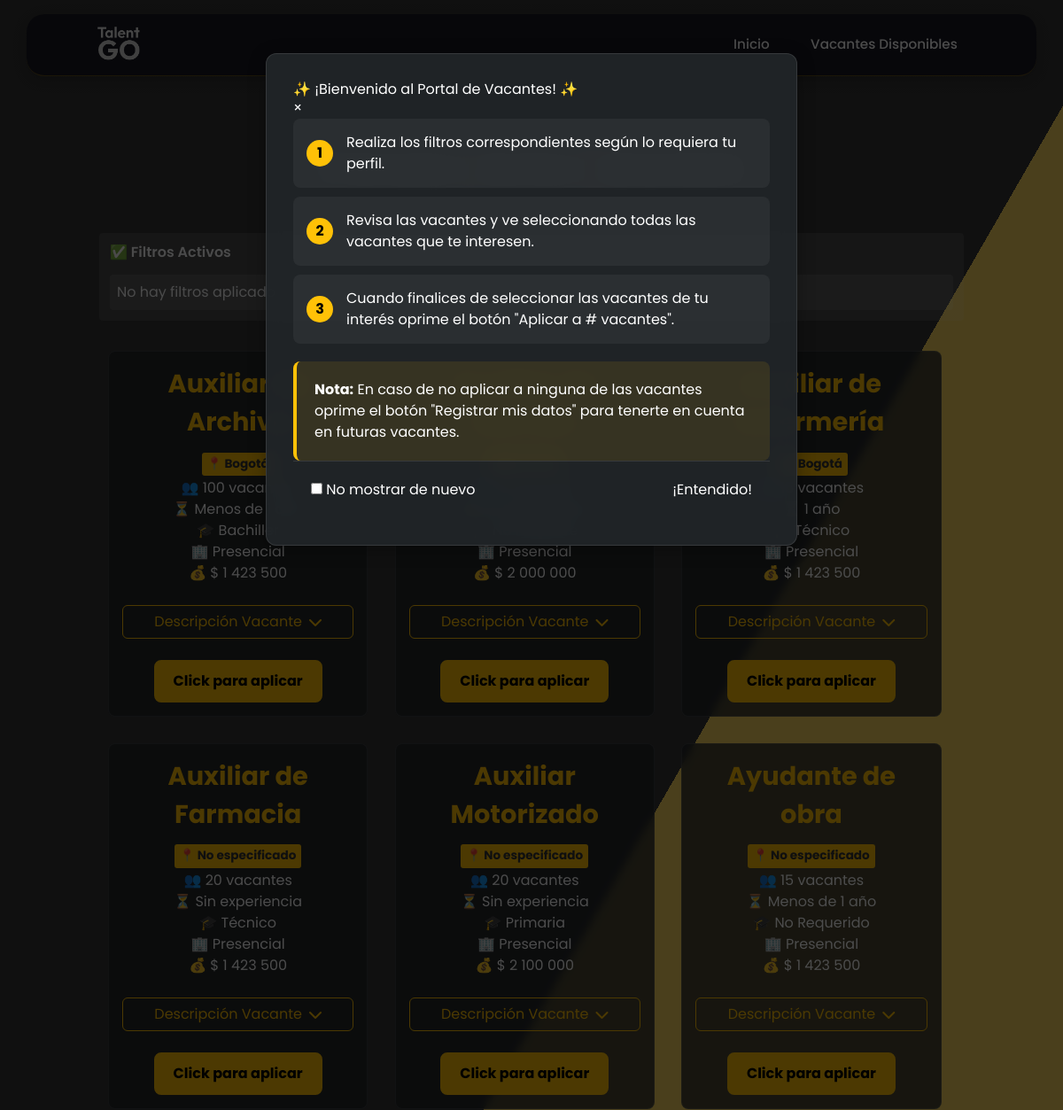
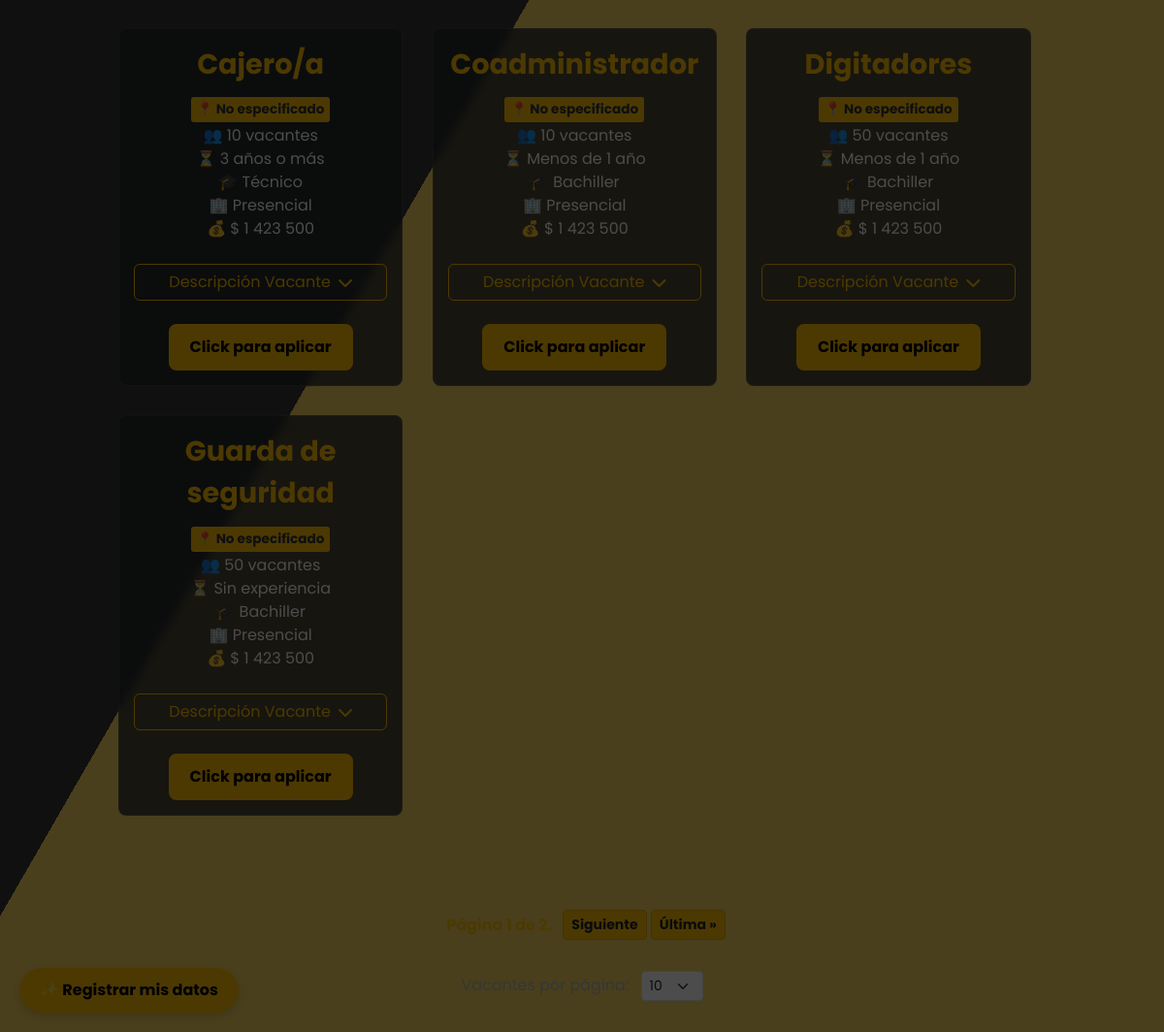
The page /lista_vacantes/ on the database its author committed (2 pictures, top to bottom).
### vacantes/models.py (models this page shows, shortened)
class Vacante(models.Model):
    codigo_vacante = models.CharField(
        max_length=50,
        unique=True,
        default=generate_unique_codigo
    )
    cargo = models.CharField(max_length=100)
    area = models.CharField(
        max_length=100,
        null=True,
        blank=True,
        choices=[
            ('Administración y Gestión', 'Administración y Gestión'),
            ('Finanzas y Contabilidad', 'Finanzas y Contabilidad'),
            ('Tecnología e Informática', 'Tecnología e Informática'),
            ('Recursos Humanos', 'Recursos Humanos'),
            ('Ventas y Comercial', 'Ventas y Comercial'),
            ('Atención al Cliente y Servicios', 'Atención al Cliente y Servicios'),
            ('Marketing y Publicidad', 'Marketing y Publicidad'),
            ('Logística y Transporte', 'Logística y Transporte'),
            ('Logística y Bodega', 'Logística y Bodega'),
            ('Producción y Manufactura', 'Producción y Manufactura'),
            ('Ingeniería y Construcción', 'Ingeniería y Construcción'),
            ('Salud y Bienestar', 'Salud y Bienestar'),
            ('Educación y Formación', 'Educación y Formación'),
            ('Legal y Asesoría', 'Legal y Asesoría'),
            ('Hostelería y Turismo', 'Hostelería y Turismo'),
            ('Arte, Cultura y Entretenimiento', 'Arte, Cultura y Entretenimiento'),
            ('Medio Ambiente y Energía', 'Medio Ambiente y Energía'),
            ('Ciencia e Investigación', 'Ciencia e Investigación'),
            ('Seguridad y Defensa', 'Seguridad y Defensa'),
            ('Servicios Generales', 'Servicios Generales'),
        ]
    )
    numero_puestos = models.IntegerField(
        null=True,
        blank=True,
        default=1
    )
    modalidad_trabajo = models.CharField(
        max_length=50,
        choices=[
            ('Presencial', 'Presencial'),
            ('Remoto', 'Remoto'),
            ('Híbrido', 'Híbrido'),
        ]
    )
    tipo_contrato = models.CharField(
        max_length=50,
        choices=[
            ('Indefinido', 'Indefinido'),
            ('Fijo', 'Fijo'),
            ('Obra o Labor', 'Obra o Labor'),
            ('Prácticas', 'Prácticas'),
            ('Aprendizaje', 'Aprendizaje'),
            ('Prestación de Servicios', 'Prestación de Servicios'),
        ]
    )
    jornada_trabajo = models.CharField(
        max_length=50,
        choices=[
            ('Tiempo completo', 'Tiempo completo'),
            ('Medio tiempo', 'Medio tiempo'),
            ('Por horas', 'Por horas'),
        ]
    )
    descripcion_vacante = models.TextField(max_length=6000)
    tiempo_experiencia = models.CharField(
        max_length=50,
        choices=[
            ('Sin experiencia', 'Sin experiencia'),
            ('Menos de 1 año', 'Menos de 1 año'),
            ('1 año', '1 año'),
            ('2 años', '2 años'),
            ('3 años o más', '3 años o más'),
        ]
    )
    nivel_estudios = models.CharField(
        max_length=50,
        choices=[
            ('No Requiere', 'No Requiere'),
            ('Primaria', 'Primaria'),
            ('Bachiller Básico (Hasta 9°)', 'Bachiller Básico (Hasta 9°)'),
            ('Bachiller', 'Bachiller'),
            ('Técnico', 'Técnico'),
            ('Tecnólogo', 'Tecnólogo'),
            ('Profesional', 'Profesional'),
            ('Postgrado', 'Postgrado'),
        ]
    )
    departamento = models.ForeignKey(Departamento, on_delete=models.SET_NULL, null=True, blank=True)
    ciudad = models.ForeignKey(Ciudad, on_delete=models.SET_NULL, null=True, blank=True)
    rango_salarial = models.IntegerField(null=True, blank=True)
    fecha_publicacion = models.DateField(auto_now_add=True)
    empresa_usuaria = models.CharField(max_length=100)
    candidatos_registrados = models.ManyToManyField('RegistroCandidato', related_name='vacantes', blank=True)
    estado = models.BooleanField(default=True) # True = Activa, False = Inactiva
    tipo_vacante = models.CharField(
        max_length=20,
        choices=[
            ('Tradicional', 'Tradicional'),
            ('Convocatoria', 'Convocatoria'),
        ],
        default='Tradicional'
    )
    citacion_convocatoria = models.TextField(
        max_length=3000,
        null=True,
        blank=True,
        help_text="Solo se diligencia si la vacante es de tipo Convocatoria"
    )
    usuario_publicador = models.ForeignKey(User, on_delete=models.SET_NULL, null=True, blank=True, related_name='vacantes_publicadas')
    usuario_actualizador = models.ForeignKey(User, on_delete=models.SET_NULL, null=True, blank=True, related_name='vacantes_actualizadas')
    fecha_creacion = models.DateTimeField(auto_now_add=True)
    fecha_actualizacion = models.DateTimeField(null=True, blank=True)
    class Meta:
        verbose_name = "Vacante"
        verbose_name_plural = "Vacantes"

class Departamento(models.Model):
    nombre = models.CharField(max_length=100, unique=True)
    class Meta:
        ordering = ["nombre"]  # Ordenar siempre por nombre alfabéticamente
    def __str__(self):
        return self.nombre

### vacantes/views.py (the view, shortened to what this page needs)
# urls.py: path('lista_vacantes/', views.lista_vacantes, name='lista_vacantes'), #agregado por Jose
def lista_vacantes(request):
    filtros = {
        'cargo': request.GET.get('cargo', ''),
        'codigo_vacante': request.GET.get('codigo_vacante', ''),
        'rango_salarial_min': request.GET.get('rango_salarial_min', ''),
        'rango_salarial_max': request.GET.get('rango_salarial_max', ''),
        'usuario_publicador_list': request.GET.getlist('usuario_publicador'),
        'estado_list': request.GET.getlist('estado'), # Recibe ['True'], ['False'], o ['True', 'False']
        'area_list': request.GET.getlist('area'),
        'modalidad_trabajo_list': request.GET.getlist('modalidad_trabajo'),
        'tipo_contrato_list': request.GET.getlist('tipo_contrato'),
        'jornada_trabajo_list': request.GET.getlist('jornada_trabajo'),
        'tiempo_experiencia_list': request.GET.getlist('tiempo_experiencia'),
        'nivel_estudios_list': request.GET.getlist('nivel_estudios'),
        'departamento_list': request.GET.getlist('departamento'),
        'ciudad_list': request.GET.getlist('ciudad'),
    }
    vacantes = Vacante.objects.filter(estado=True) if not request.user.is_authenticated else Vacante.objects.all()
    usuarios_publicadores = User.objects.all().order_by('username')
    if filtros['codigo_vacante']:
        vacantes = vacantes.filter(codigo_vacante__icontains=filtros['codigo_vacante'].strip())
    if filtros['cargo']:
        vacantes = vacantes.filter(cargo__icontains=filtros['cargo'].strip())
    if filtros['area_list']:
        vacantes = vacantes.filter(area__in=filtros['area_list'])
    if filtros['usuario_publicador_list']:
        vacantes = vacantes.filter(usuario_publicador__id__in=filtros['usuario_publicador_list'])
    if filtros['modalidad_trabajo_list']:
        vacantes = vacantes.filter(modalidad_trabajo__in=filtros['modalidad_trabajo_list'])
    if filtros['tipo_contrato_list']:
        vacantes = vacantes.filter(tipo_contrato__in=filtros['tipo_contrato_list'])
    if filtros['jornada_trabajo_list']:
        vacantes = vacantes.filter(jornada_trabajo__in=filtros['jornada_trabajo_list'])
    if filtros['tiempo_experiencia_list']:
        vacantes = vacantes.filter(tiempo_experiencia__in=filtros['tiempo_experiencia_list'])
    if filtros['nivel_estudios_list']:
        vacantes = vacantes.filter(nivel_estudios__in=filtros['nivel_estudios_list'])
    if filtros['departamento_list']:
        vacantes = vacantes.filter(departamento__in=filtros['departamento_list'])
    ciudad_bogota = False
    otras_ciudades = []
    rango_salarial_min = filtros['rango_salarial_min']
    rango_salarial_max = filtros['rango_salarial_max']
    if rango_salarial_min and rango_salarial_max:
        vacantes = vacantes.filter(
            rango_salarial__gte=rango_salarial_min,
            rango_salarial__lte=rango_salarial_max
        )
    elif rango_salarial_min:
        vacantes = vacantes.filter(rango_salarial__gte=rango_salarial_min)
    elif rango_salarial_max:
        vacantes = vacantes.filter(rango_salarial__lte=rango_salarial_max)
    vacantes = vacantes.annotate(num_candidatos=Count('candidatos'))
    vacantes = sorted(vacantes, key=lambda v: v.cargo.lower())
    try:
        items_por_pagina = int(request.GET.get('por_pagina', 10)) # Usa el valor del form, default 10
    except ValueError:
        items_por_pagina = 10 # Default si el valor no es un número válido
    paginator = Paginator(vacantes, items_por_pagina)
    page_number = request.GET.get('page')
    try:
        page_obj = paginator.page(page_number)
    except PageNotAnInteger:
        page_obj = paginator.page(1)
    except EmptyPage:
        page_obj = paginator.page(paginator.num_pages)
    form = VacanteForm()
    choices_context = {
        'area_choices': form.fields['area'].choices,
        'modalidad_trabajo_choices': form.fields['modalidad_trabajo'].choices,
        'tipo_contrato_choices': form.fields['tipo_contrato'].choices,
        'jornada_trabajo_choices': form.fields['jornada_trabajo'].choices,
        'tiempo_experiencia_choices': form.fields['tiempo_experiencia'].choices,
        'nivel_estudios_choices': form.fields['nivel_estudios'].choices,
        'departamento_choices': form.fields['departamento'].choices,
    }
    cundinamarca = Departamento.objects.filter(nombre="Cundinamarca").first()
    ciudades_cundinamarca = Ciudad.objects.filter(departamento=cundinamarca) if cundinamarca else []
    filtros['ciudad_info'] = []
    if ciudad_bogota:
        filtros['ciudad_info'].append({
            'id': 'bogota',
            'nombre': 'Bogotá'
        })
    return render(request, "vacantes/lista.html", {
        "page_obj": page_obj, # <--- ¡Clave! Pasar el objeto de página
        "items_por_pagina": items_por_pagina, # Para el selector <select>
        "filtros": filtros,
        "ciudades_cundinamarca": ciudades_cundinamarca,
        "usuarios_publicadores": usuarios_publicadores,
        **choices_context  # Pasar los choices al template
    })# API para obtener ciudades por departamentos (añadir a urls.py)

### vacantes/templates/vacantes/lista.html (shortened to what this page needs)
{% extends 'base.html' %}
{% load static %}
{% block contenido %}
{% if not user.is_authenticated %}
<div class="tutorial-modal" id="tutorialModal">
    <div class="tutorial-content">
        <div class="tutorial-header">
            <h4>✨ ¡Bienvenido al Portal de Vacantes! ✨</h4>
            <button class="tutorial-close" onclick="closeTutorial()">×</button>
        </div>
        <div class="tutorial-body">
            <div class="tutorial-step">
                <span class="step-number">1</span>
                <p>Realiza los filtros correspondientes según lo requiera tu perfil.</p>
            </div>
            <div class="tutorial-step">
                <span class="step-number">2</span>
                <p>Revisa las vacantes y ve seleccionando todas las vacantes que te interesen.</p>
            </div>
            <div class="tutorial-step">
                <span class="step-number">3</span>
                <p>Cuando finalices de seleccionar las vacantes de tu interés oprime el botón "Aplicar a # vacantes".</p>
            </div>
            <div class="tutorial-note">
                <strong>Nota:</strong> En caso de no aplicar a ninguna de las vacantes oprime el botón "Registrar mis datos" para tenerte en cuenta en futuras vacantes.
            </div>
        </div>
        <div class="tutorial-footer">
            <label class="no-show-again">
                <input type="checkbox" id="noShowAgain"> No mostrar de nuevo
            </label>
            <button class="tutorial-button" onclick="closeTutorial()">¡Entendido!</button>
        </div>
    </div>
</div>
{% endif %}
{% load humanize %}
<div class="gradient-bg">
    <div class="container py-5">
        <div class="mb-5">
            <div class="d-flex flex-wrap gap-2 justify-content-center">
                <div class="d-flex gap-2 w-100 justify-content-center">
                    <button type="button" class="btn btn-outline-light btn-sm" data-bs-toggle="offcanvas" data-bs-target="#offcanvasExample">
                    </button>
                    <button type="button" class="btn btn-outline-light btn-sm" onclick="clearFilters()">
                    </button>
                    <button type="button" class="btn btn-outline-light btn-sm" onclick="desmarcarVacantes()">
                    </button>
                </div>
            </div>
        </div>
        <div class="mb-4" id="active-filters">
            <h6 class="text-light">✅ Filtros Activos</h6>
            <div class="active-filters-container" id="active-filters-container">
            </div>
        </div>
        <div class="grid-container">
            {% for vacante in page_obj %}
            <div class="vacante-card">
                <div class="vacante-header">
                    <div class="checkbox-container">
                            <div class="vacante-info">
                            <div class="vacante-title">{{ vacante.cargo }}</div>
                            <div class="vacante-location">
    📍
    {% if vacante.ciudad %}
        {{ vacante.ciudad }}
    {% elif vacante.departamento %}
        {{ vacante.departamento }}
    {% else %}
        No especificado
    {% endif %}
</div>
                        </div>
                    </div>
                </div>
                <div class="badge-container">
                    <div class="info-badge">
                        👥 {{ vacante.numero_puestos }} vacantes
                    </div>
                    <div class="info-badge">
                        ⏳ {{ vacante.tiempo_experiencia }}
                    </div>
                    <div class="info-badge">
                        🎓 {{ vacante.nivel_estudios }}
                    </div>
                    <div class="info-badge">
                        🏢 {{ vacante.modalidad_trabajo }}
                    </div>
                    <div class="info-badge">
                            {% if vacante.rango_salarial %}
                            💰 $  {{ vacante.rango_salarial|intcomma }}
                            {% else %}
                                Salario a convenir
                            {% endif %}
                    </div>
                </div>
                <br>
                <div class="mt-auto">
                    <button class="btn btn-outline-warning w-100 toggle-info d-flex align-items-center justify-content-center"
                            type="button"
                            data-bs-toggle="modal"
                            data-bs-target="#modal-{{ vacante.id }}">
                        Descripción Vacante <i class="fas fa-chevron-down toggle-icon ms-2"></i>
                    </button>
                    <br>
                    <div class="checkbox-container">
                        <label for="check{{ vacante.id }}"></label>
                    </div>
                </div>
            </div>
            {% endfor %}
        </div>
    </div>
</div>
<div class="pagination justify-content-center mt-4">
    <span class="step-links">
        <span class="current mx-2">
        </span>
        {% if page_obj.has_next %}
            <a href="?page={{ page_obj.next_page_number }}{% for key, value in request.GET.items %}{% if key != 'page' %}&{{ key }}={{ value }}{% endif %}{% endfor %}" class="btn btn-outline-secondary btn-sm">Siguiente</a>
            <a href="?page={{ page_obj.paginator.num_pages }}{% for key, value in request.GET.items %}{% if key != 'page' %}&{{ key }}={{ value }}{% endif %}{% endfor %}" class="btn btn-outline-secondary btn-sm">Última &raquo;</a>
        {% endif %}
    </span>
</div>
<div class="text-center" id="items-por-pagina-selector">
    <form method="get" action="" class="d-inline-block">
        <label for="por_pagina">Vacantes por página:</label>
        <select name="por_pagina" id="por_pagina" onchange="this.form.submit()" class="form-select form-select-sm d-inline-block" style="width: auto;">
            <option value="10" {% if items_por_pagina == 10 %}selected{% endif %}>10</option>
        </select>
    </form>
</div>
<a href="{% url 'registro_candidato' %}" class="btn btn-warning floating-button d-none" id="registroButton" onclick="redirectToRegistro(event)">
</a>
{% endblock %}

### rows shown on the page
Vacante: cargo "Auxiliar de Archivo", departamento "Bogotá", numero_puestos "100", tiempo_experiencia "Menos de 1 año", nivel_estudios "Bachiller", modalidad_trabajo "Presencial", rango_salarial "1 423 500"
Vacante: modalidad_trabajo "Presencial", rango_salarial "2 000 000"
Vacante: cargo "Auxiliar de Enfermería", departamento "Bogotá", tiempo_experiencia "1 año", nivel_estudios "Técnico", modalidad_trabajo "Presencial", rango_salarial "1 423 500"
Vacante: cargo "Auxiliar de Farmacia", shows "No especificado", numero_puestos "20", tiempo_experiencia "Sin experiencia", nivel_estudios "Técnico", modalidad_trabajo "Presencial", rango_salarial "1 423 500"
Vacante: cargo "Auxiliar Motorizado", shows "No especificado", numero_puestos "20", tiempo_experiencia "Sin experiencia", nivel_estudios "Primaria", modalidad_trabajo "Presencial", rango_salarial "2 100 000"
Vacante: cargo "Ayudante de obra", shows "No especificado", numero_puestos "15", tiempo_experiencia "Menos de 1 año", nivel_estudios "No Requerido", modalidad_trabajo "Presencial", rango_salarial "1 423 500"
Vacante: cargo "Cajero/a", shows "No especificado", numero_puestos "10", tiempo_experiencia "3 años o más", nivel_estudios "Técnico", modalidad_trabajo "Presencial", rango_salarial "1 423 500"
Vacante: cargo "Coadministrador", shows "No especificado", numero_puestos "10", tiempo_experiencia "Menos de 1 año", nivel_estudios "Bachiller", modalidad_trabajo "Presencial", rango_salarial "1 423 500"
Vacante: cargo "Digitadores", shows "No especificado", numero_puestos "50", tiempo_experiencia "Menos de 1 año", nivel_estudios "Bachiller", modalidad_trabajo "Presencial", rango_salarial "1 423 500"
Vacante: cargo "Guarda de seguridad", shows "No especificado", numero_puestos "50", tiempo_experiencia "Sin experiencia", nivel_estudios "Bachiller", modalidad_trabajo "Presencial", rango_salarial "1 423 500"
